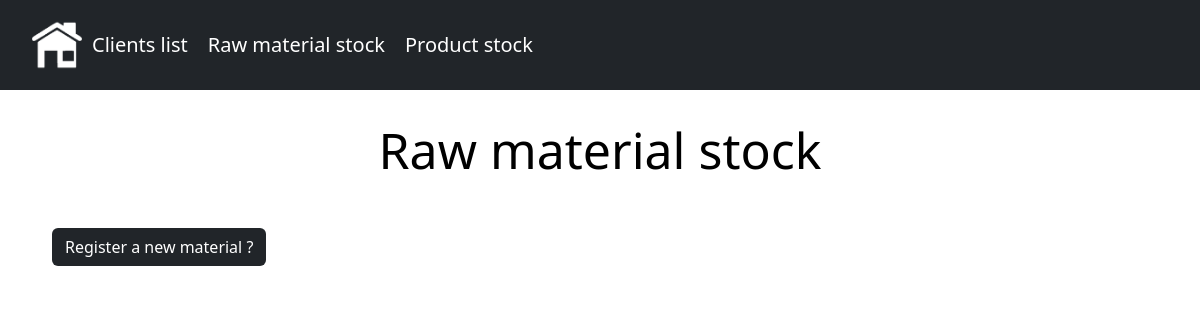
Before: /stock/ with the older database file.
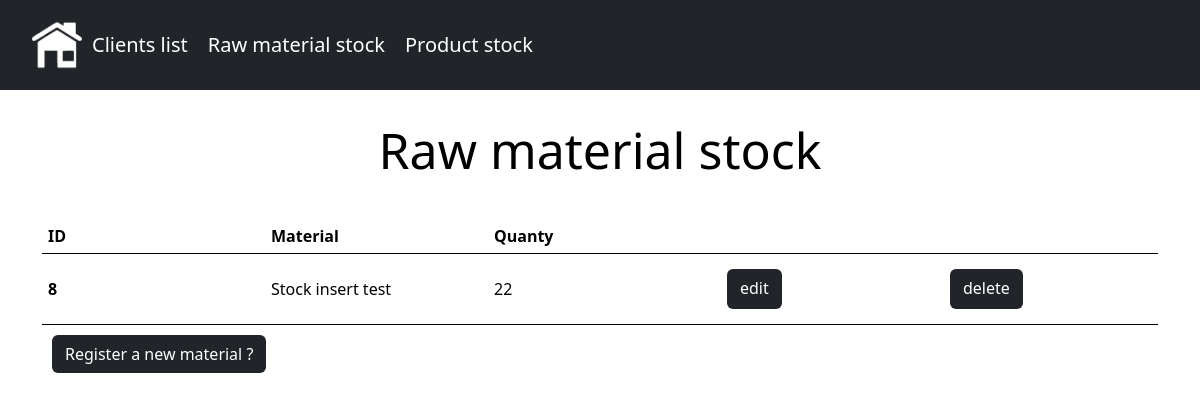
After: the same page with the newer database file.
### main/models.py (models this page shows)
class Stock (models.Model):
    materia = models.CharField(max_length=100, null=False, blank=False)
    quanty = models.IntegerField(null=False, blank=False)

### main/views.py (the view)
# urls.py: path('stock/', StockListView.as_view(), name='stock_list'),
class StockListView(ListView):
    model = Stock

### main/templates/main/stock_list.html (shortened to what this page needs)
{% extends "base.html" %}
    {% block content %}
        <h1 class="bigtext" style="padding:30px;">Raw material stock</h1>
        <section class="table_component">
            {% if stock_list %}
                <table class="glass">
                    <thead>
                        <tr>
                            <th scope="col">ID</th>
                            <th scope="col">Material</th>
                            <th scope="col">Quanty</th>
                            <th scope="col"></th>
                            <th scope="col"></th>
                        </tr>
                    </thead>
                    <tbody>
                        {% for stock in stock_list %}
                            <tr>
                                <th scope="row">{{ stock.pk }}</th>
                                <td>{{ stock.materia }}</td>
                                <td>{{ stock.quanty }}</td>
                                <td><a href="update/{{ stock.pk }}" class="btn bg-dark font text-white" style="height:40px;">edit</a></td>
                                <td><a href="{% url 'stock_delete' pk=stock.pk%}" class="btn bg-dark font text-white" style="height:40px;"> delete</a></td>
                            </tr>
                        {% endfor %}
                    </tbody>
                </table>
            {% endif %}
        </section>
        <a href="{% url 'stock_create'%}" class="btn bg-dark font text-white">Register a new material ?</a>
{% endblock %}

Changed rows visible on the page:
added Stock: pk "8", materia "Stock insert test", quanty "22"
Other visible differences:
text now shown: "ID Material Quanty"
